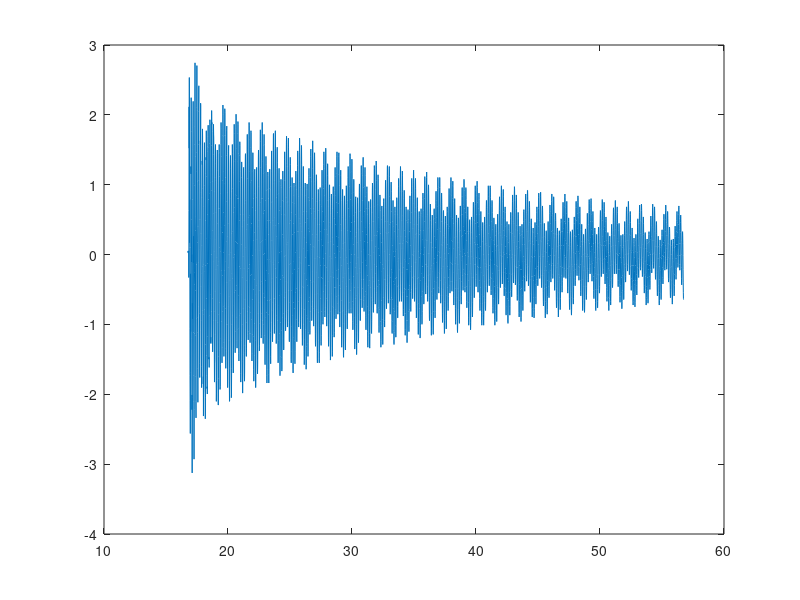

This chart was generated by the following MATLAB code: (Note: this script raises an error after producing the figure.)
load('maquetteTMD/donneesEleves/mData.mat');

Deltam = 1.7756;


%% calcul freqs

data = Groupe4_1_1;

t = data(:,1)';
a = data(:,2)';


plt = plot(t, a);


fmin = 0.5;
fmax = 8;
Nf = 300;
Q = 30;
maxR = 3;
maxParallel = 3;
MinModu = 5;


WaveletMenu('WaveletPlot', plt, 'fmin', fmin, 'fmax', fmax, 'NbFreq',...
    Nf, 'Q', Q, 'MaxRidges', maxR, 'MaxParallelRidges', maxParallel, 'RidgeMinModu', MinModu);


%%

F1 = 0.975;
F2 = 5.65;
F3 = 6.64;


%%


data = Groupe4_avec_masse_3_1;

t = data(:,1)';
a = data(:,2)';


plt = plot(t, a);


fmin = 0.5;
fmax = 8;
Nf = 300;
Q = 30;
maxR = 3;
maxParallel = 3;
MinModu = 5;


WaveletMenu('WaveletPlot', plt, 'fmin', fmin, 'fmax', fmax, 'NbFreq',...
    Nf, 'Q', Q, 'MaxRidges', maxR, 'MaxParallelRidges', maxParallel, 'RidgeMinModu', MinModu);


%%

f1 = 0.95;
f2 = 5.42;
f3 = 6.405;




%%


m0 = [10, 10, 100];


fun = @(m) getFreqs3ddl(F1, F2, F3, m(1), m(2), m(3), Deltam) - [f1, f2, f3];


m = lsqnonlin(fun, m0);

M = nan(100, 3);
df = 1/40;
df = 1/200;
for i = 1:100
    F12 = F1 + df * randn;
    F22 = F2 + df * randn;
    F32 = F3 + df * randn;
    f12 = f1 + df * randn;
    f22 = f2 + df * randn;
    f32 = f3 + df * randn;
    fun = @(m) getFreqs3ddl(F12, F22, F32, m(1), m(2), m(3), Deltam) - [f12, f22, f32];
    m2 = lsqnonlin(fun, m);
    M(i, :) = m2;
end

Dm1 = std(M(:,1));
Dm2 = std(M(:,2));
Dm3 = std(M(:,3));







disp(['m1 = ', num2str(m(1)), ' +- ', num2str(Dm1)]);
disp(['m2 = ', num2str(m(2)), ' +- ', num2str(Dm2)]);
disp(['m3 = ', num2str(m(3)), ' +- ', num2str(Dm3)]);





%% results

% m1 = 33.4422;
% m2 = 24.1550;
% m3 = 17.1477;
